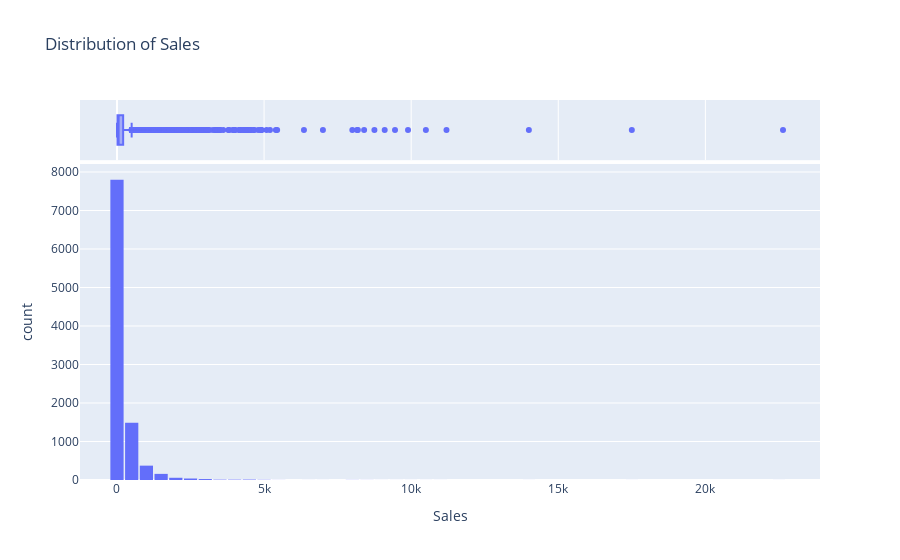

The notebook cell saved with this chart:
### Code cell
#Distribution of Sales
fig=px.histogram(superstore_df,x='Sales',marginal='box',nbins=47,title='Distribution of Sales')
fig.update_layout(bargap=0.1)
fig.show()

### Figure 1 — Plotly figure (JSON) as saved in the notebook; plotly's stock layout.template omitted (floating-point values rounded to 4 significant figures; data arrays with more than 128 entries replaced by an {"elided": "..."} marker saying what was removed)
{"data": [{"alignmentgroup": "True", "bingroup": "x", "hovertemplate": "Sales=%{x}<br>count=%{y}<extra></extra>", "legendgroup": "", "marker": {"color": "#636efa", "pattern": {"shape": ""}}, "name": "", "nbinsx": 47, "offsetgroup": "", "orientation": "v", "showlegend": false, "type": "histogram", "x": {"elided": "9994 float values"}, "xaxis": "x", "yaxis": "y"}, {"alignmentgroup": "True", "hovertemplate": "Sales=%{x}<extra></extra>", "legendgroup": "", "marker": {"color": "#636efa"}, "name": "", "notched": true, "offsetgroup": "", "showlegend": false, "type": "box", "x": {"elided": "9994 float values"}, "xaxis": "x2", "yaxis": "y2"}], "layout": {"bargap": 0.1, "barmode": "relative", "legend": {"tracegroupgap": 0}, "title": {"text": "Distribution of Sales"}, "xaxis": {"anchor": "y", "domain": [0, 1], "title": {"text": "Sales"}}, "xaxis2": {"anchor": "y2", "domain": [0, 1], "matches": "x", "showgrid": true, "showticklabels": false}, "yaxis": {"anchor": "x", "domain": [0, 0.8316], "title": {"text": "count"}}, "yaxis2": {"anchor": "x2", "domain": [0.8416, 1], "matches": "y2", "showgrid": false, "showline": false, "showticklabels": false, "ticks": ""}}}
